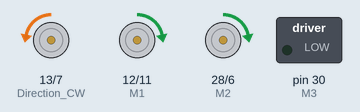
This sketch was run on a simulated Arduino Mega 2560, built with avr-gcc and run on an emulated ATmega2560. On the bench: direction and speed pins drawn as motors (green arrow = direction pin HIGH = forward, orange = LOW = backward, longer = more drive), switched loads named in the sketch (green lamp = pin HIGH). Pins used as bus, display or sensor lines are not drawn.

Above: at 0.1 s.
Timing chart, 0 to 5.5 s (numbered marks = the images above):
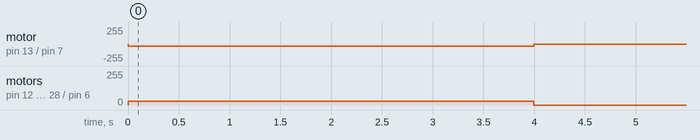

Measured:
- by itself, motor on pin 13 (Direction_CW) / pin 7 (PWM3): stopped → backward 30/255 at 0.00 s, → stopped 4.0 s later
- by itself, motor on pin 12 (M1) / pin 11 (PWM1), motor on pin 28 (M2) / pin 6 (PWM2): stopped → forward 30/255 at 0.00 s, → stopped 4.0 s later

The sketch:

Stepper_BHAU.ino
```cpp
//Head rotation and chasis rotation. Back to same position after rotation.

#define M1 12
#define PWM1 11

//Motor 2
#define M2 28
#define PWM2 6

//Motor 3
#define M3 30
#define PWM3 7

//              46 = 13

int stpflag = 1;
int Distance = 0;
void setup() {
  pinMode(10, OUTPUT); //Step CLK+ 48
  pinMode(13, OUTPUT); //Direction CW+ 46
  pinMode(M1, OUTPUT);
  pinMode(M2, OUTPUT);
  pinMode(M3, OUTPUT);
  pinMode(PWM1, OUTPUT);
  pinMode(PWM2, OUTPUT);
  pinMode(PWM3, OUTPUT);
  digitalWrite(13, LOW);

}

void loop() {
  //3200 for 360 degree rotation.
  if (Distance < 3200) {
    digitalWrite(10, HIGH); //stepper rotates
    delayMicroseconds(600); //Vary speed by decr/inc
    digitalWrite(10, LOW);
    delayMicroseconds(600);   //Vary speed by decr / inc
    Distance = Distance + 1; // record this step
    digitalWrite(M1 ,HIGH);
    digitalWrite(M2, HIGH);
    digitalWrite(M3 , LOW);
    analogWrite(PWM1 , 30);
    analogWrite(PWM2 , 30);
    analogWrite(PWM3 , 30);
  }
  else {
    digitalWrite(10, LOW);
    digitalWrite(M1 , LOW);
    digitalWrite(M2, LOW);
    digitalWrite(M3 , LOW);
    analogWrite(PWM1 , 0);
    analogWrite(PWM2 , 0);
    analogWrite(PWM3 , 0);
  }

}


//if(distance == 15){
//Start PWM
/*}
  else{
  digitalWrite(48, LOW);
  delay(2000);
  }
  }
  // put your main code here, to run repeatedly:*/
```
